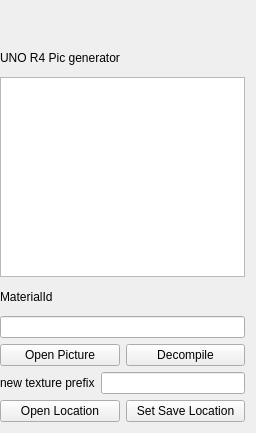
<?xml version="1.0" encoding="UTF-8"?>
<ui version="4.0">
 <class>UnoImageWriter</class>
 <widget class="QWidget" name="UnoImageWriter">
  <property name="geometry">
   <rect>
    <x>0</x>
    <y>0</y>
    <width>256</width>
    <height>433</height>
   </rect>
  </property>
  <property name="sizePolicy">
   <sizepolicy hsizetype="Preferred" vsizetype="Preferred">
    <horstretch>0</horstretch>
    <verstretch>0</verstretch>
   </sizepolicy>
  </property>
  <property name="minimumSize">
   <size>
    <width>256</width>
    <height>384</height>
   </size>
  </property>
  <property name="maximumSize">
   <size>
    <width>16777215</width>
    <height>16777215</height>
   </size>
  </property>
  <property name="focusPolicy">
   <enum>Qt::StrongFocus</enum>
  </property>
  <property name="windowTitle">
   <string>[KC] Image Decompiler</string>
  </property>
  <layout class="QVBoxLayout" name="verticalLayout">
   <property name="leftMargin">
    <number>0</number>
   </property>
   <item>
    <widget class="QLabel" name="myllab">
     <property name="text">
      <string/>
     </property>
    </widget>
   </item>
   <item>
    <widget class="QLabel" name="Materialinfos">
     <property name="text">
      <string>UNO R4 Pic generator</string>
     </property>
    </widget>
   </item>
   <item>
    <widget class="QTextBrowser" name="textBrowser">
     <property name="maximumSize">
      <size>
       <width>16777215</width>
       <height>200</height>
      </size>
     </property>
    </widget>
   </item>
   <item>
    <widget class="QLabel" name="MaterialId">
     <property name="text">
      <string>MaterialId</string>
     </property>
    </widget>
   </item>
   <item>
    <widget class="QLineEdit" name="line_edit_searchprototype">
     <property name="acceptDrops">
      <bool>false</bool>
     </property>
    </widget>
   </item>
   <item>
    <layout class="QHBoxLayout" name="horizontalLayout">
     <item>
      <widget class="QPushButton" name="openpicturebutton">
       <property name="text">
        <string>Open Picture</string>
       </property>
      </widget>
     </item>
     <item>
      <widget class="QPushButton" name="decompilebutton">
       <property name="text">
        <string>Decompile</string>
       </property>
      </widget>
     </item>
    </layout>
   </item>
   <item>
    <layout class="QHBoxLayout" name="horizontalLayout_2">
     <item>
      <widget class="QLabel" name="prefix">
       <property name="text">
        <string>new texture prefix</string>
       </property>
      </widget>
     </item>
     <item>
      <widget class="QLineEdit" name="lineedit_prefix"/>
     </item>
    </layout>
   </item>
   <item>
    <layout class="QHBoxLayout" name="horizontalLayout_3">
     <item>
      <widget class="QPushButton" name="openloc">
       <property name="text">
        <string>Open Location</string>
       </property>
      </widget>
     </item>
     <item>
      <widget class="QPushButton" name="SetSaveLocationButton">
       <property name="text">
        <string>Set Save Location</string>
       </property>
      </widget>
     </item>
    </layout>
   </item>
  </layout>
 </widget>
 <resources/>
 <connections/>
</ui>
